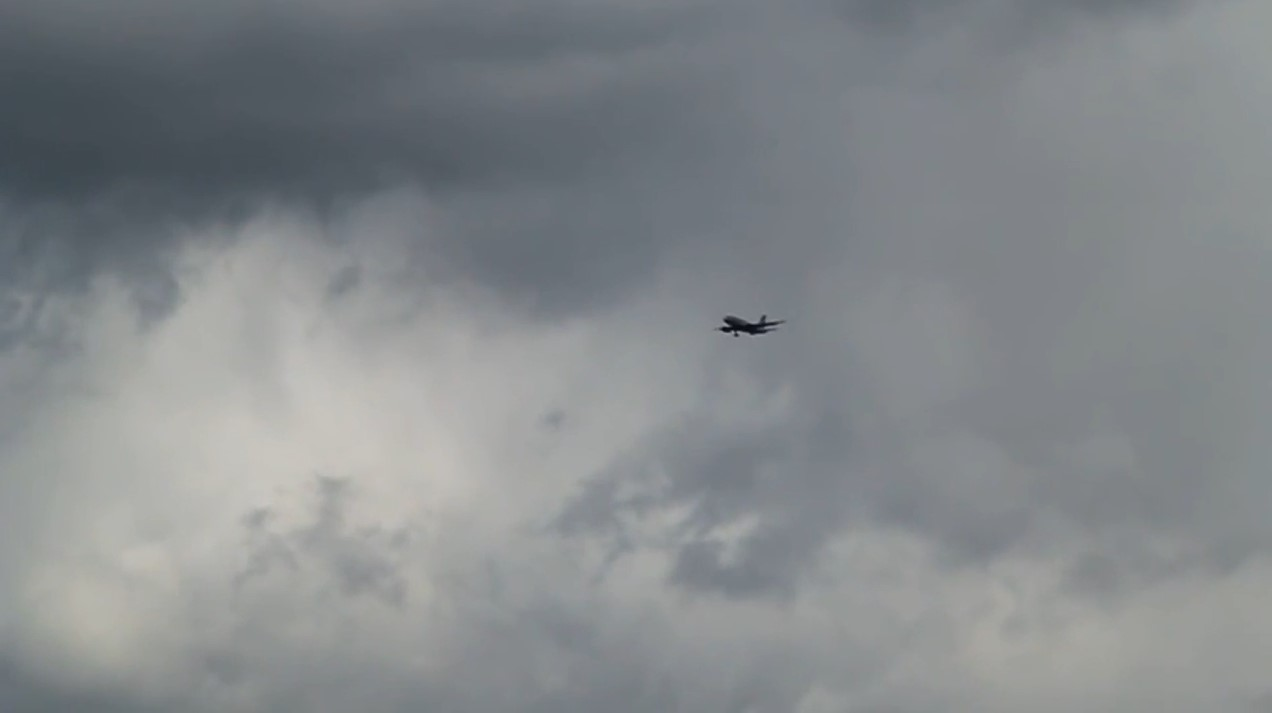
#> input picture plain_vision.jpg, 1272 x 713 px
$ python -i corners_detector.py   (imports and definitions only)
#> lines starting #> are read from the running program, lines starting #| are printed output that depends on the picture
#> further down, picture is the input picture: shape (713, 1272, 3); mean B, G, R 139.4, 136.9, 132.7
import cv2
import numpy as np


def corner_detector(img_col):
    img_gray = cv2.cvtColor(img_col, cv2.COLOR_BGR2GRAY)
    dst = cv2.GaussianBlur(img_gray, (5, 5), cv2.BORDER_DEFAULT)
    dst = cv2.cornerHarris(src=dst, blockSize=5, ksize=3, k=0.2)
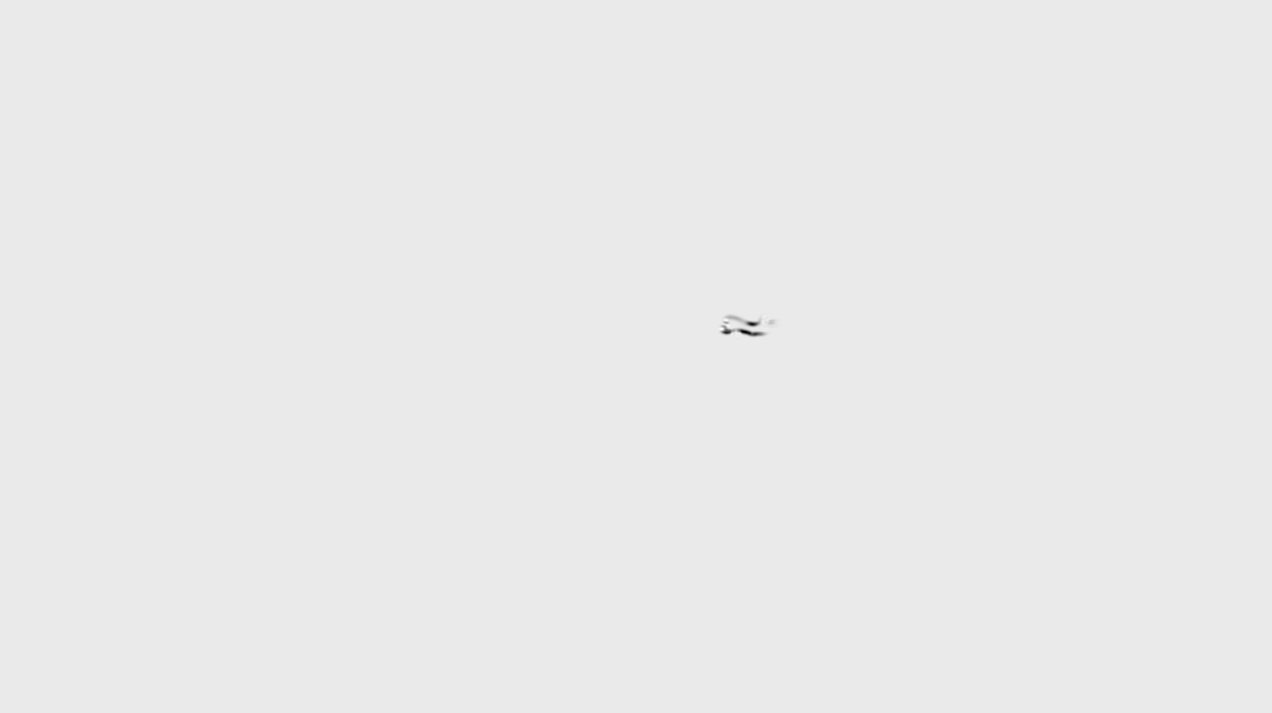
#> dst: shape (713, 1272) float32; min -0.000154, max 1.34e-05, mean -3.15e-08; drawn with min black and max white

    indexes = np.argwhere(dst > 0.04 * dst.max())
#> indexes = 78 pairs, first value 315 to 337, second value 718 to 768
    var_indexes = []
    for i in range(0, len(indexes), 15):
        var_indexes.append(indexes[i].astype('float32'))
#> this loop made 6 passes
#> i on passes 2 to 6: 15, 30, 45, 60, 75
#> after the loop, var_indexes = [[315, 764], [320, 763], [326, 730], [329, 719], [333, 739], [336, 738]]

    # [9 lines of commented-out code are left out]

    return var_indexes


# [32 lines of commented-out code are left out]

>>> import cv2
>>> picture = cv2.imread('plain_vision.jpg')
>>> result = corner_detector(picture)
#> result has the same summary as var_indexes in corner_detector
